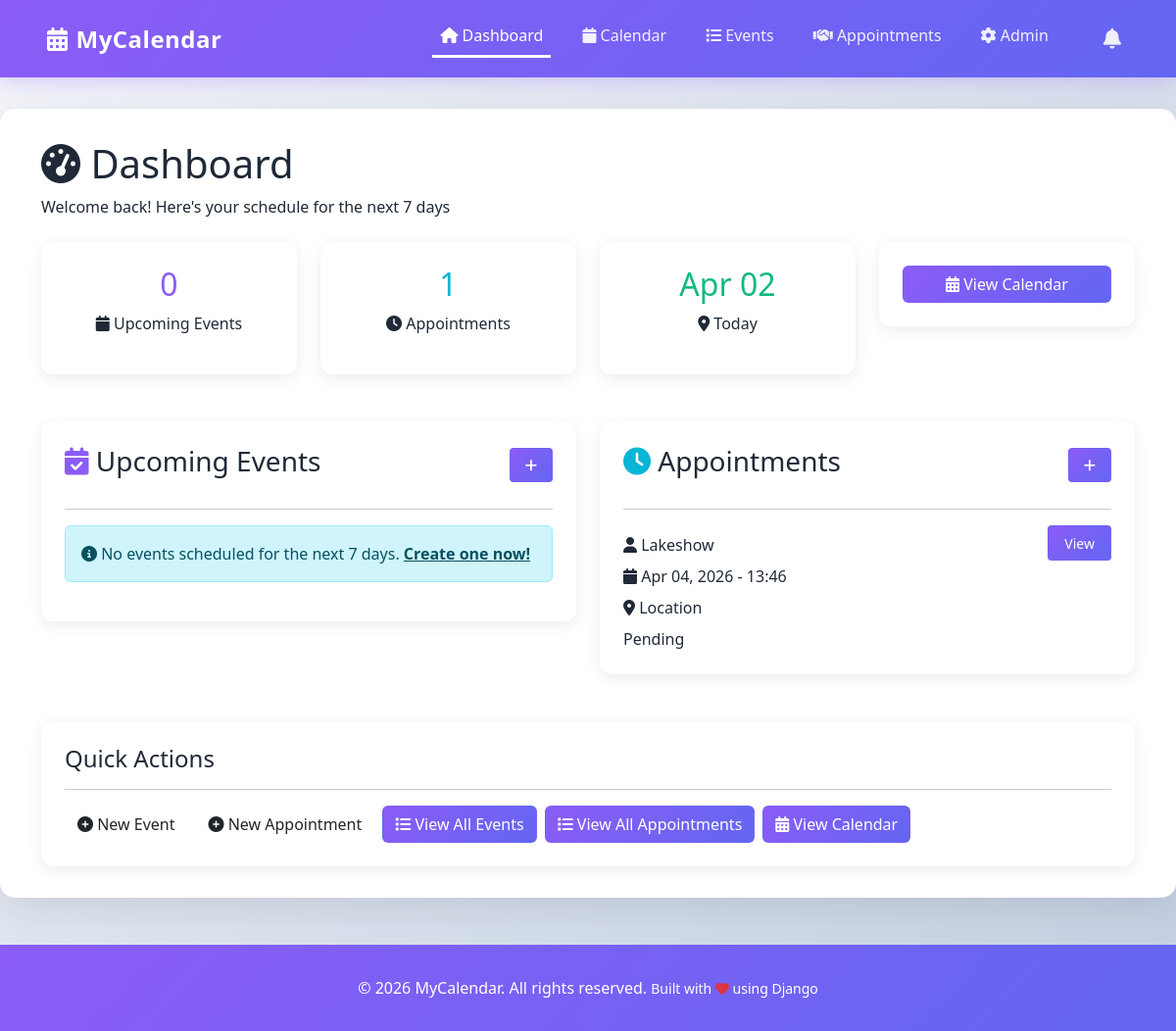
The page /dashboard/ (signed in) on the database its author committed.
### events/models.py (models this page shows, shortened)
class Appointment(models.Model):
    STATUS_CHOICES = [
        ('pending', 'Pending'),
        ('confirmed', 'Confirmed'),
        ('completed', 'Completed'),
        ('cancelled', 'Cancelled'),
        ('no_show', 'No Show'),
    ]
    APPOINTMENT_TYPE_CHOICES = [
        ('consultation', 'Consultation'),
        ('meeting', 'Meeting'),
        ('checkup', 'Check-up'),
        ('service', 'Service'),
        ('other', 'Other'),
    ]
    user = models.ForeignKey(User, on_delete=models.CASCADE, related_name='appointments')
    appointment_type = models.CharField(max_length=20, choices=APPOINTMENT_TYPE_CHOICES, default='meeting')
    start_time = models.DateTimeField()
    location = models.CharField(max_length=255)
    status = models.CharField(max_length=20, choices=STATUS_CHOICES, default='pending')
    attendee_name = models.CharField(max_length=200, blank=True, null=True)
    attendee_email = models.EmailField(blank=True, null=True)
    attendee_phone = models.CharField(max_length=20, blank=True, null=True)
    notes = models.TextField(blank=True, null=True)
    created_at = models.DateTimeField(auto_now_add=True)
    updated_at = models.DateTimeField(auto_now=True)
    def __str__(self):
        return f"{self.attendee_name} - {self.start_time.strftime('%Y-%m-%d %H:%M')}"
    class Meta:
        ordering = ['start_time']
        indexes = [
            models.Index(fields=['user', 'start_time']),
        ]

### events/views.py (the view)
# urls.py: path('dashboard/', views.dashboard, name='dashboard'),
@login_required(login_url='admin:login')
def dashboard(request):
    today = timezone.now()
    next_7_days = today + timedelta(days=7)
    upcoming_events = Event.objects.filter(
        user=request.user,
        start_date__gte=today,
        start_date__lt=next_7_days
    ).order_by('start_date')
    upcoming_appointments = Appointment.objects.filter(
        user=request.user,
        start_time__gte=today,
        start_time__lt=next_7_days
    ).order_by('start_time')
    print("Upcoming Appointment:", upcoming_appointments.count())  # Debugging statement
    print(Appointment.objects.all())  # Debugging statement to check all events in the database
    context = {
        'upcoming_events': upcoming_events,
        'upcoming_appointments': upcoming_appointments,
        'events_count': upcoming_events.count(),
        'appointments_count': upcoming_appointments.count(),
        'today': today,
    }
    return render(request, 'events/dashboard.html', context)

### events/templates/events/dashboard.html (shortened to what this page needs)
{% extends 'base.html' %}
{% block content %}
<div class="container-fluid">
    <div class="page-header">
        <div class="container">
            <h1><i class="fas fa-tachometer-alt"></i> Dashboard</h1>
            <p>Welcome back! Here's your schedule for the next 7 days</p>
        </div>
    </div>
    <div class="container mt-4">
        <div class="row">
            <div class="col-md-3 mb-4">
                <div class="card-modern p-4 text-center">
                    <h2 style="color: var(--primary);">{{ events_count }}</h2>
                    <p><i class="fas fa-calendar"></i> Upcoming Events</p>
                </div>
            </div>
            <div class="col-md-3 mb-4">
                <div class="card-modern p-4 text-center">
                    <h2 style="color: var(--info);">{{ appointments_count }}</h2>
                    <p><i class="fas fa-clock"></i> Appointments</p>
                </div>
            </div>
            <div class="col-md-3 mb-4">
                <div class="card-modern p-4 text-center">
                    <h2 style="color: var(--success);">{{ today|date:'M d' }}</h2>
                    <p><i class="fas fa-map-marker-alt"></i> Today</p>
                </div>
            </div>
            <div class="col-md-3 mb-4">
                <div class="card-modern p-4 text-center">
                    <a href="{% url 'events:calendar' %}" class="btn btn-primary-modern w-100">
                        <i class="fas fa-calendar-alt"></i> View Calendar
                    </a>
                </div>
            </div>
        </div>
    </div>
    <div class="container mt-4">
        <div class="row">
            <div class="col-md-6 mb-4">
                <div class="card-modern p-4">
                    <div class="d-flex justify-content-between align-items-center mb-4">
                        <h3><i class="fas fa-calendar-check" style="color: var(--primary);"></i> Upcoming Events</h3>
                        <a href="{% url 'events:create_event' %}" class="btn btn-primary-modern btn-sm" style="padding: 6px 15px;">
                            <i class="fas fa-plus"></i>
                        </a>
                    </div>
                    <hr>
                    {% if upcoming_events %}
                        {% for event in upcoming_events %}
                        <div class="event-card" style="border-left-color: var(--primary);">
                            <div class="d-flex justify-content-between align-items-start">
                                <div>
                                    <h5>{{ event.title }}</h5>
                                    <p class="mb-2">
                                        <i class="fas fa-calendar"></i> {{ event.start_date|date:'M d, Y' }}
                                        {% if not event.all_day %}
                                        <i class="fas fa-clock"></i> {{ event.start_date|time:'H:i' }}
                                        {% endif %}
                                    </p>
                                    {% if event.location %}
                                    <p class="mb-2">
                                        <i class="fas fa-map-marker-alt"></i> {{ event.location }}
                                    </p>
                                    {% endif %}
                                    <span class="badge-category" style="background: rgba(102, 126, 234, 0.2); color: var(--primary);">
                                        {{ event.get_category_display }}
                                    </span>
                                    <span class="status-badge status-{{ event.status|lower }}">{{ event.get_status_display }}</span>
                                </div>
                                <a href="{% url 'events:event_detail' event.pk %}" class="btn btn-primary-modern btn-sm">
                                    View
                                </a>
                            </div>
                        </div>
                        {% endfor %}
                    {% else %}
                    <div class="alert alert-info">
                        <i class="fas fa-info-circle"></i> No events scheduled for the next 7 days.
                        <a href="{% url 'events:create_event' %}" class="alert-link">Create one now!</a>
                    </div>
                    {% endif %}
                </div>
            </div>
            <div class="col-md-6 mb-4">
                <div class="card-modern p-4">
                    <div class="d-flex justify-content-between align-items-center mb-4">
                        <h3><i class="fas fa-clock" style="color: var(--info);"></i> Appointments</h3>
                        <a href="{% url 'events:create_appointment' %}" class="btn btn-primary-modern btn-sm" style="padding: 6px 15px;">
                            <i class="fas fa-plus"></i>
                        </a>
                    </div>
                    <hr>
                    {% if upcoming_appointments %}
                        {% for appointment in upcoming_appointments %}
                        <div class="event-card" style="border-left-color: var(--info);">
                            <div class="d-flex justify-content-between align-items-start">
                                <div>
                                    <p class="mb-2">
                                        <i class="fas fa-user"></i> {{ appointment.attendee_name }}
                                    </p>
                                    <p class="mb-2">
                                        <i class="fas fa-calendar"></i> {{ appointment.start_time|date:'M d, Y - H:i' }}
                                    </p>
                                    {% if appointment.location %}
                                    <p class="mb-2">
                                        <i class="fas fa-map-marker-alt"></i> {{ appointment.location }}
                                    </p>
                                    {% endif %}
                                    <span class="status-badge status-{{ appointment.status|lower }}">{{ appointment.get_status_display }}</span>
                                </div>
                                <a href="{% url 'events:appointment_detail' appointment.pk %}" class="btn btn-primary-modern btn-sm">
                                    View
                                </a>
                            </div>
                        </div>
                        {% endfor %}
                    {% else %}
                    <div class="alert alert-info">
                        <i class="fas fa-info-circle"></i> No appointments scheduled for the next 7 days.
                        <a href="{% url 'events:create_appointment' %}" class="alert-link">Book one now!</a>
                    </div>
                    {% endif %}
                </div>
            </div>
        </div>
        <div class="row mt-4">
            <div class="col-12">
                <div class="card-modern p-4">
                    <h4>Quick Actions</h4>
                    <hr>
                    <div class="d-grid gap-2 d-md-flex">
                        <a href="{% url 'events:create_event' %}" class="btn btn-success-modern">
                            <i class="fas fa-plus-circle"></i> New Event
                        </a>
                        <a href="{% url 'events:create_appointment' %}" class="btn btn-success-modern">
                            <i class="fas fa-plus-circle"></i> New Appointment
                        </a>
                        <a href="{% url 'events:event_list' %}" class="btn btn-primary-modern">
                            <i class="fas fa-list"></i> View All Events
                        </a>
                        <a href="{% url 'events:appointment_list' %}" class="btn btn-primary-modern">
                            <i class="fas fa-list"></i> View All Appointments
                        </a>
                        <a href="{% url 'events:calendar' %}" class="btn btn-primary-modern">
                            <i class="fas fa-calendar-alt"></i> View Calendar
                        </a>
                    </div>
                </div>
            </div>
        </div>
    </div>
</div>
{% endblock %}

### calendars/templates/base.html (style rules this page uses)
:root { --primary: #8b5cf6; --secondary: #6366f1; --success: #10b981; --danger: #ef4444; --warning: #f59e0b; --info: #06b6d4; --dark: #1f2937; --light: #f3f4f6; }
* { margin: 0; padding: 0; box-sizing: border-box; }
body { font-family: 'Segoe UI', Tahoma, Geneva, Verdana, sans-serif; background: linear-gradient(135deg, #f5f7fa 0%, #c3cfe2 100%); min-height: 100vh; color: var(--dark); }
.card-modern { border: none; border-radius: 12px; box-shadow: 0 4px 15px rgba(0, 0, 0, 0.08); transition: all 0.3s ease; }
.btn-primary-modern { background: linear-gradient(135deg, var(--primary) 0%, var(--secondary) 100%); color: white; }
.btn-sm { padding: 0.4rem 1rem; }

### rows shown on the page
Appointment: attendee_name "Lakeshow", start_time "Apr 04, 2026 - 13:46", location "Location", status "Pending"

### other values the page prints
{{ events_count }} "0"
{{ appointments_count }} "1"
